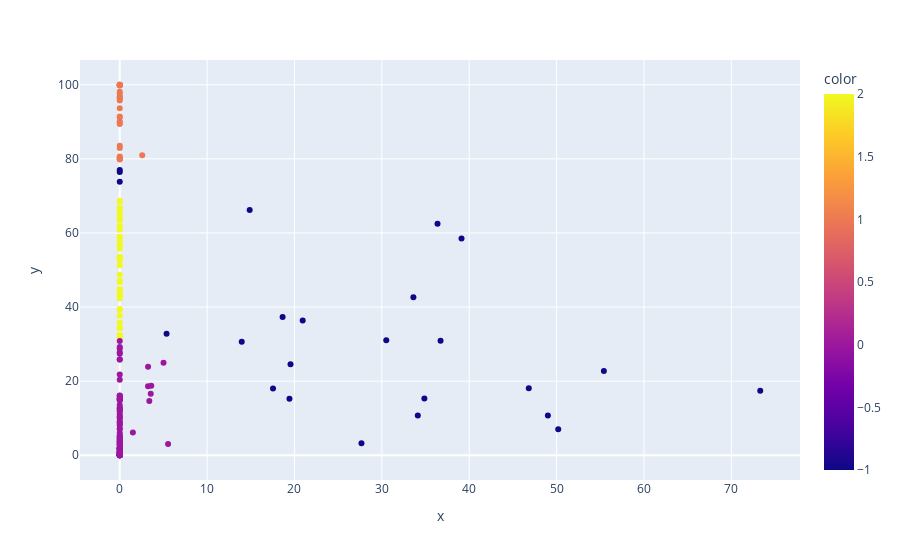

The cell this chart's notebook holds for it:
### Code cell
fig = px.scatter(x=df["nuclear_share_elec"], y=df["renewables_share_elec"], color=df['cluster4'])
fig.show()

### Figure 1 — Plotly figure (JSON) as saved in the notebook; plotly's stock layout.template omitted (floating-point values rounded to 4 significant figures; data arrays with more than 128 entries replaced by an {"elided": "..."} marker saying what was removed)
{"data": [{"hovertemplate": "x=%{x}<br>y=%{y}<br>color=%{marker.color}<extra></extra>", "legendgroup": "", "marker": {"color": {"elided": "192 int values"}, "coloraxis": "coloraxis", "symbol": "circle"}, "mode": "markers", "name": "", "orientation": "v", "showlegend": false, "type": "scatter", "x": {"elided": "192 float values"}, "xaxis": "x", "y": {"elided": "192 float values"}, "yaxis": "y"}], "layout": {"coloraxis": {"colorbar": {"title": {"text": "color"}}, "colorscale": [[0, "#0d0887"], [0.1111, "#46039f"], [0.2222, "#7201a8"], [0.3333, "#9c179e"], [0.4444, "#bd3786"], [0.5556, "#d8576b"], [0.6667, "#ed7953"], [0.7778, "#fb9f3a"], [0.8889, "#fdca26"], [1, "#f0f921"]]}, "legend": {"tracegroupgap": 0}, "margin": {"t": 60}, "xaxis": {"anchor": "y", "domain": [0, 1], "title": {"text": "x"}}, "yaxis": {"anchor": "x", "domain": [0, 1], "title": {"text": "y"}}}}
